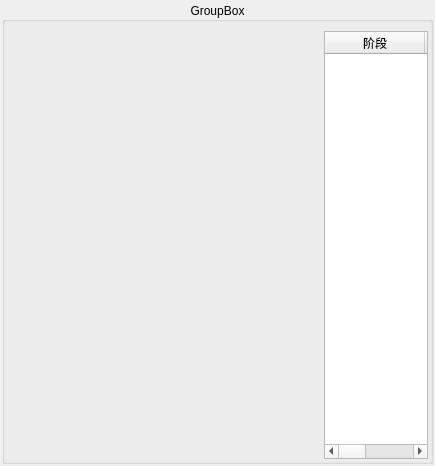
<?xml version="1.0" encoding="UTF-8"?>
<ui version="4.0">
 <class>AritightPlotItem</class>
 <widget class="QWidget" name="AritightPlotItem">
  <property name="geometry">
   <rect>
    <x>0</x>
    <y>0</y>
    <width>435</width>
    <height>466</height>
   </rect>
  </property>
  <property name="windowTitle">
   <string>Form</string>
  </property>
  <layout class="QGridLayout" name="gridLayout">
   <property name="leftMargin">
    <number>2</number>
   </property>
   <property name="topMargin">
    <number>2</number>
   </property>
   <property name="rightMargin">
    <number>2</number>
   </property>
   <property name="bottomMargin">
    <number>2</number>
   </property>
   <item row="0" column="0">
    <widget class="QGroupBox" name="groupBox">
     <property name="title">
      <string>GroupBox</string>
     </property>
     <property name="alignment">
      <set>Qt::AlignCenter</set>
     </property>
     <layout class="QGridLayout" name="gridLayout_2">
      <property name="leftMargin">
       <number>2</number>
      </property>
      <property name="topMargin">
       <number>9</number>
      </property>
      <property name="rightMargin">
       <number>2</number>
      </property>
      <property name="bottomMargin">
       <number>2</number>
      </property>
      <item row="0" column="0">
       <layout class="QHBoxLayout" name="horizontalLayout" stretch="3,1">
        <item>
         <widget class="QWidget" name="widget" native="true">
          <layout class="QGridLayout" name="gridLayout_plot">
           <property name="leftMargin">
            <number>2</number>
           </property>
           <property name="topMargin">
            <number>2</number>
           </property>
           <property name="rightMargin">
            <number>2</number>
           </property>
           <property name="bottomMargin">
            <number>2</number>
           </property>
          </layout>
         </widget>
        </item>
        <item>
         <widget class="QTableWidget" name="tableWidget">
          <column>
           <property name="text">
            <string>阶段</string>
           </property>
          </column>
          <column>
           <property name="text">
            <string>压力</string>
           </property>
          </column>
          <column>
           <property name="text">
            <string>泄漏</string>
           </property>
          </column>
         </widget>
        </item>
       </layout>
      </item>
     </layout>
    </widget>
   </item>
  </layout>
 </widget>
 <resources/>
 <connections/>
</ui>
